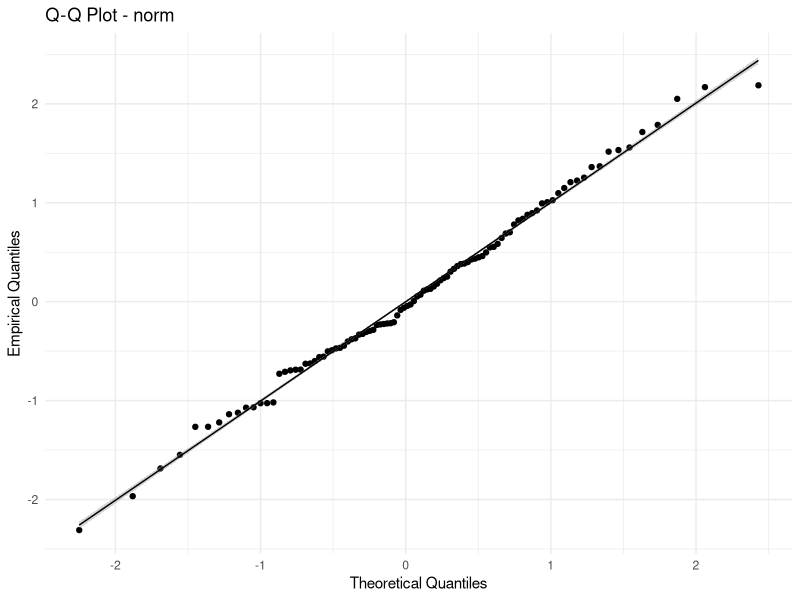
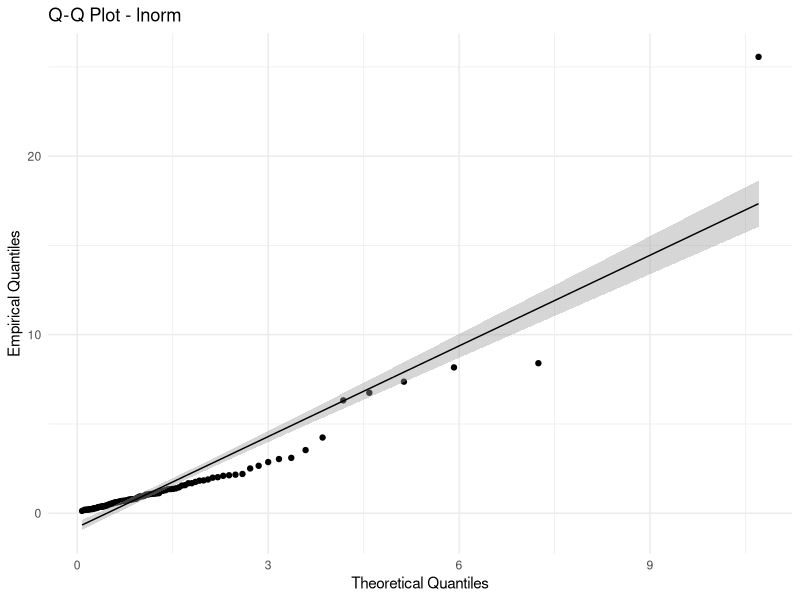

These charts were generated, in order, by the following R code:
library(fitdistrplus) # For fitting distributions
library(ggplot2) # For plotting

# Function to generate Q-Q plot for a specified distribution
qqplot_distribution <- function(data, distribution) {
  # Fit the specified distribution to the data
  fit <- fitdist(data, distribution)
  
  # Calculate theoretical quantiles
  theoretical_quantiles <- switch(
    distribution,
    "norm" = qnorm(ppoints(length(data)), mean = fit$estimate["mean"], sd = fit$estimate["sd"]),
    "lnorm" = qlnorm(ppoints(length(data)), meanlog = fit$estimate["meanlog"], sdlog = fit$estimate["sdlog"]),
    "exp" = qexp(ppoints(length(data)), rate = fit$estimate["rate"]),
    "beta" = qbeta(ppoints(length(data)), shape1 = fit$estimate["shape1"], shape2 = fit$estimate["shape2"]),
    "pois" = qpois(ppoints(length(data)), lambda = fit$estimate["lambda"]),
    stop("Unsupported distribution")
  )
  
  # Calculate empirical quantiles
  empirical_quantiles <- sort(data)
  
  # Create a data frame for the Q-Q plot
  qqplot_df <- data.frame(
    Theoretical = theoretical_quantiles,
    Empirical = empirical_quantiles
  )
  
  # Create the Q-Q plot
  ggplot(qqplot_df, aes(x = Theoretical, y = Empirical)) +
    geom_point() +
    geom_smooth(method = 'lm', color = 'black', linewidth = 0.5) +
    labs(title = paste("Q-Q Plot -", distribution),
         x = "Theoretical Quantiles",
         y = "Empirical Quantiles") +
    theme_minimal()
}

# Example usage:
# Generate some example data
set.seed(123)
example_data_normal <- rnorm(100, mean = 0, sd = 1)
example_data_lognormal <- rlnorm(100, meanlog = 0, sdlog = 1)

# Generate Q-Q plot for normal distribution
qqplot_distribution(example_data_normal, "norm")

# Generate Q-Q plot for lognormal distribution
qqplot_distribution(example_data_lognormal, "lnorm")
